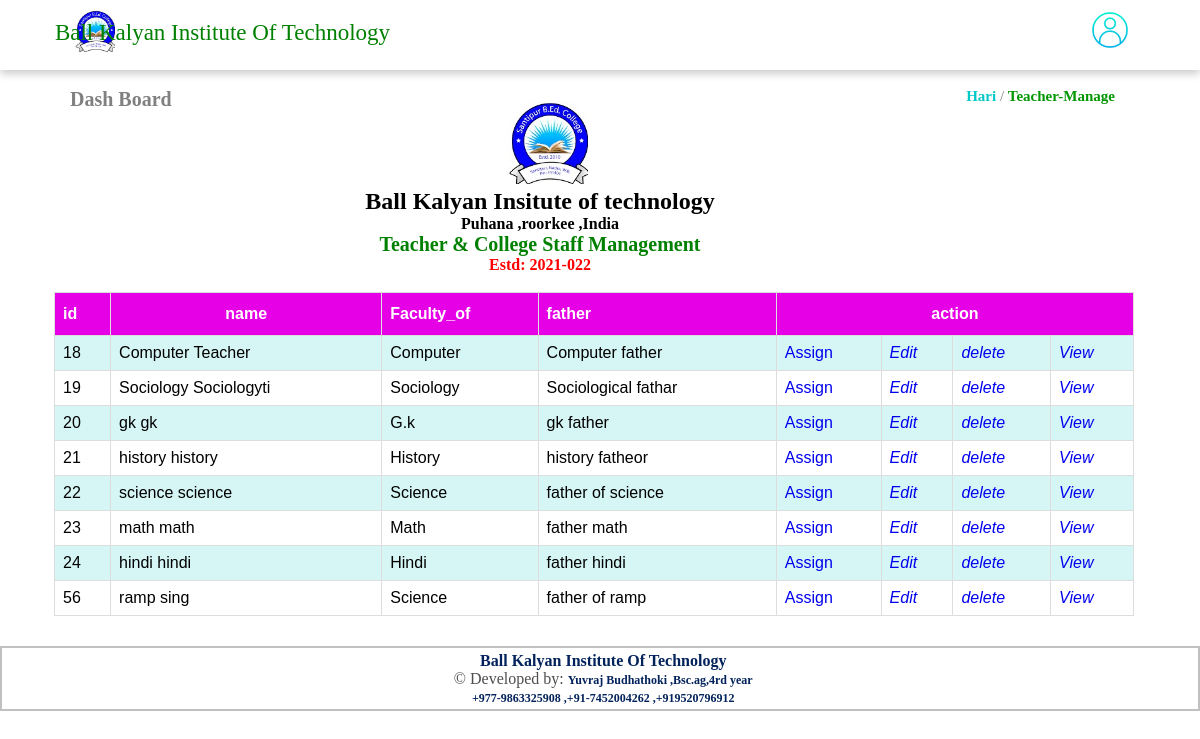
The page /teacher_manage.php (signed in) on the database its author committed.
### tables this page shows
CREATE TABLE `stddata` (
  `id` int(255) NOT NULL,
  `fname` varchar(255) NOT NULL,
  `lname` varchar(255) NOT NULL,
  `cls` varchar(255) NOT NULL,
  `father` varchar(255) NOT NULL,
  `address` varchar(255) NOT NULL,
  `pass` varchar(225) NOT NULL,
  `status` varchar(225) NOT NULL,
  `action` varchar(233) NOT NULL,
  `date` timestamp NOT NULL DEFAULT current_timestamp()
);

### teacher_manage.php (the view, shortened to what this page needs)
<?php
if (strlen($_SESSION['trmsaid']==0)) {
header('location:logout.php');
} else{
?>
<!doctype html>
<html  lang="en">
  <head>
    <link rel="stylesheet" href="css/style1.css">
  </head>
  <body>
    <?php include('header.php'); ?>
    <div style="font-size: 20px; margin-left: 70px;  ">
      <a href="dashboard.php" style="text-decoration: none; color: gray; font-weight: bold;">Dash Board</a>
      <p  style="float:right; margin-right: 85px; text-decoration: none; font-size:15px; color:gray;">
        <a href="#" style="text-decoration: none; font-weight:bold; color: rgba(0, 200, 200, 1.0);"><?php echo $_SESSION['fname'];?></a>  /  <a href="teacher_manage.php" style="text-decoration: none; color: rgba(0, 150, 0, 1.0); font-weight:bold;">Teacher-Manage</a> </p>
      </div>
    <div style="width:90%;  margin-top:-20px;">
     <div style="margin-top:10px;"> <img src="uploade/logo.jpg" style="margin-left: 47%;" width="80"> <h2 style="text-align:center;"> Ball Kalyan Insitute of technology</h2>
        <h2 style="text-align:center; font-size: 16px;">Puhana ,roorkee ,India</h2>
        <h2 style="text-align:center; font-size: 20px; color:green;">Teacher & College Staff Management</h2>
        <h2 style="text-align:center; font-size: 16px; color:red;">Estd: 2021-022</h2>
      </div>
      <br>
      <table id="table">
        <tr>
          <th >id</th>
          <th style="text-align:center;" >name</th>
          <th >Faculty_of</th>
          <th >father </th>
          <th  colspan="4" style="text-align:center;">action</th>
        </tr>
        <?php
        include("dbc1.php");
        $selectquery = "SELECT * FROM `stddata` where status='1'  ORDER BY id asc  ";
        $query = mysqli_query($conn , $selectquery) or die("error");
        while ($result= mysqli_fetch_array($query)) {
        ?>
        <?php
        $subid= $result['cls'];?>
        <tr class="tr">
          <td > <?php echo $result['id']; ?> </td>
          <td style="text-align: left;"><?php echo $result['fname']; ?> <?php echo $result['lname']; ?>  </td>
          <td><?php switch ($subid) {
            case '1':
              echo "Hindi";
              break;
              case '2':
              echo "Math";
              break;
              case '3':
              echo "Science";
              break;
              case '4':
              echo "History";
              break;
              case '5':
              echo "G.k";
              break;
              case '6':
              echo "Sociology";
              break;
              case '7':
              echo "Computer";
              break;
          } ?></td>
          <td style="text-align: left;"><?php echo $result['father']; ?> </td>
          <td> <a href="res.php?id=<?php echo $result['id']; ?>">Assign</a></td>
          <td> <a href="teacher_update.php?id=<?php echo $result['id']; ?>"> <i class="fa fa-edit">Edit</i></a></td>
          <td> <a href="delete.php?id=<?php echo $result['id']; ?> " data-toggle="tooltip" data-placement="bottom" title="delete" onClick="return confirm('Are you sure  to delete ?');" ><i class="fa fa-trash" aria-hidden="true">delete</i></a></td>
          <td><a href="result.php?id=<?php echo $result['id']; ?>"><i class="fa fa-eye fa-2x">View</i></a></td>
        </tr>
        <?php
        }
        ?>
      </table>
    </div>
    <?php include('footer.php'); ?>
  </body>
</html>
<?php }  ?>

### header.php (shortened to what this page needs)
<div class="nav"  >
    <div class="logo" style="font-size: 20px; margin-left: -10px;">
        <a href="dashboard.php"><img src="uploade/logo.jpg" width="40">
        </a>
    </div>
    <div class="logo" style="font-size: 20px; margin-left: -800px; margin-top: 10px;">
        <a href="dashboard.php"> <p style="font-size:23px;">Ball Kalyan Institute Of Technology</p></a>
    </div>
    <ul class='navbar' style="margin-right: -50px;">
        <li class="dropdown" style=" margin-right: 35px;">
            <img src="uploade/user.png" width="40" class="dropbtn">
        </li>
    </ul>
</div>
<br>

### footer.php
<div style="background-color: #fff; text-align: center; border: 2px solid #C0C0C0; padding: 3.5px; padding-left: 10px;margin-top: 30px;">
                        <b style="color: #02225B"><span style="color: #4E4E4E"></span>Ball Kalyan Institute Of Technology
             </b><br />
                           <span style="color: #4E4E4E">&copy; Developed by:</span> <b style="color: #02225B; font-size: 12px"> Yuvraj Budhathoki ,Bsc.ag,4rd year
             <br> <i class="fa fa-phone-square"></i> +977-9863325908 ,+91-7452004262 ,+919520796912 </b><br>
                       </div>

### css/style1.css (style rules this page uses)
* { padding: 0; margin: 0; }
a { text-decoration: none; }
.nav { display: flex; justify-content: space-between; align-content: center; background:white; box-shadow: 0 4px 8px 0 rgba(0, 0, 0, 0.2); color: #fff; padding: 10px 85px 1px; }
.nav ul { display: flex; justify-content: space-between; align-content: center; }
.nav li { list-style: none; }
.nav a { text-decoration: none; color:green; padding-right:2em; font-size: 1em; }
#table { font-family: Arial, Helvetica, sans-serif; width: 90%; margin-left: 5%; margin-right: 5%; }
#table td, #table th { border: 1px solid #ddd; padding: 8px; }
#table tr:nth-child(even) { background-color:#d6f5f5; }
#table th { padding-top: 12px; padding-bottom: 12px; text-align: left; background-color:#e600e6; color: white; }

### header.php (style rules this page uses)
.dropbtn { cursor: pointer; color: black; padding: -20px; }
.dropdown { position: relative; display: inline-block; }

### teacher_manage.php (style rules this page uses)
#table { font-family: Arial, Helvetica, sans-serif; border-collapse: collapse; width: 100%; }
#table td, #table th { border: 1px solid #ddd; padding: 8px; }
#table tr:nth-child(even) { background-color:#d6f5f5; }
#table th { padding-top: 12px; padding-bottom: 12px; text-align: left; background-color:#e600e6; color: white; }

### rows shown on the page
stddata: id "18", fname "Computer", lname "Teacher", cls "Computer", father "Computer father"
stddata: id "19", fname "Sociology", lname "Sociologyti", cls "Sociology", father "Sociological fathar"
stddata: id "20", fname "gk", lname "gk", cls "G.k", father "gk father"
stddata: id "21", fname "history", lname "history", cls "History", father "history fatheor"
stddata: id "22", fname "science", lname "science", cls "Science", father "father of science"
stddata: id "23", fname "math", lname "math", cls "Math", father "father math"
stddata: id "24", fname "hindi", lname "hindi", cls "Hindi", father "father hindi"
stddata: id "56", fname "ramp", lname "sing", cls "Science", father "father of ramp"

### other values the page prints
$_SESSION['fname'] "Hari"
